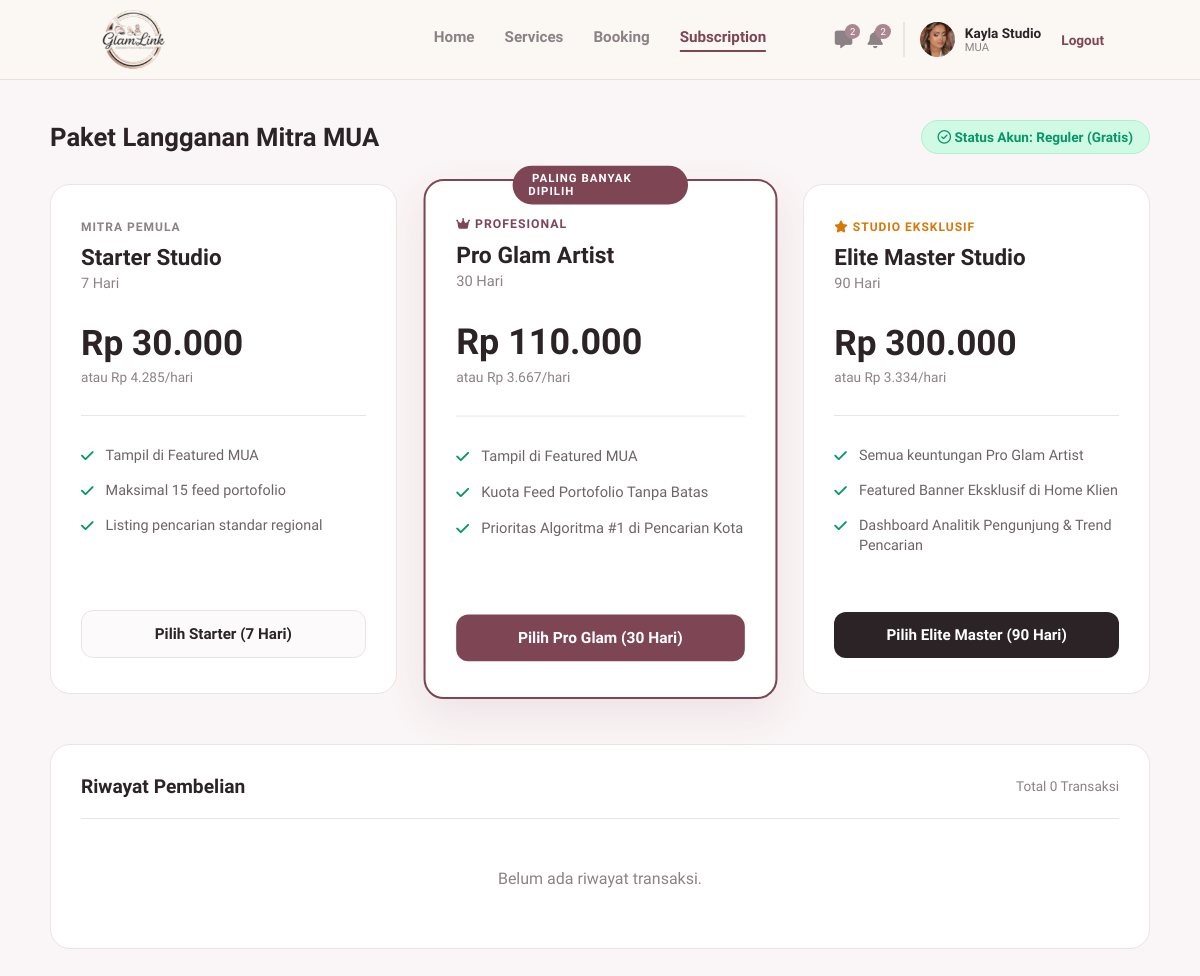
Page /mua/subscription.php (signed in) on the earlier database version.
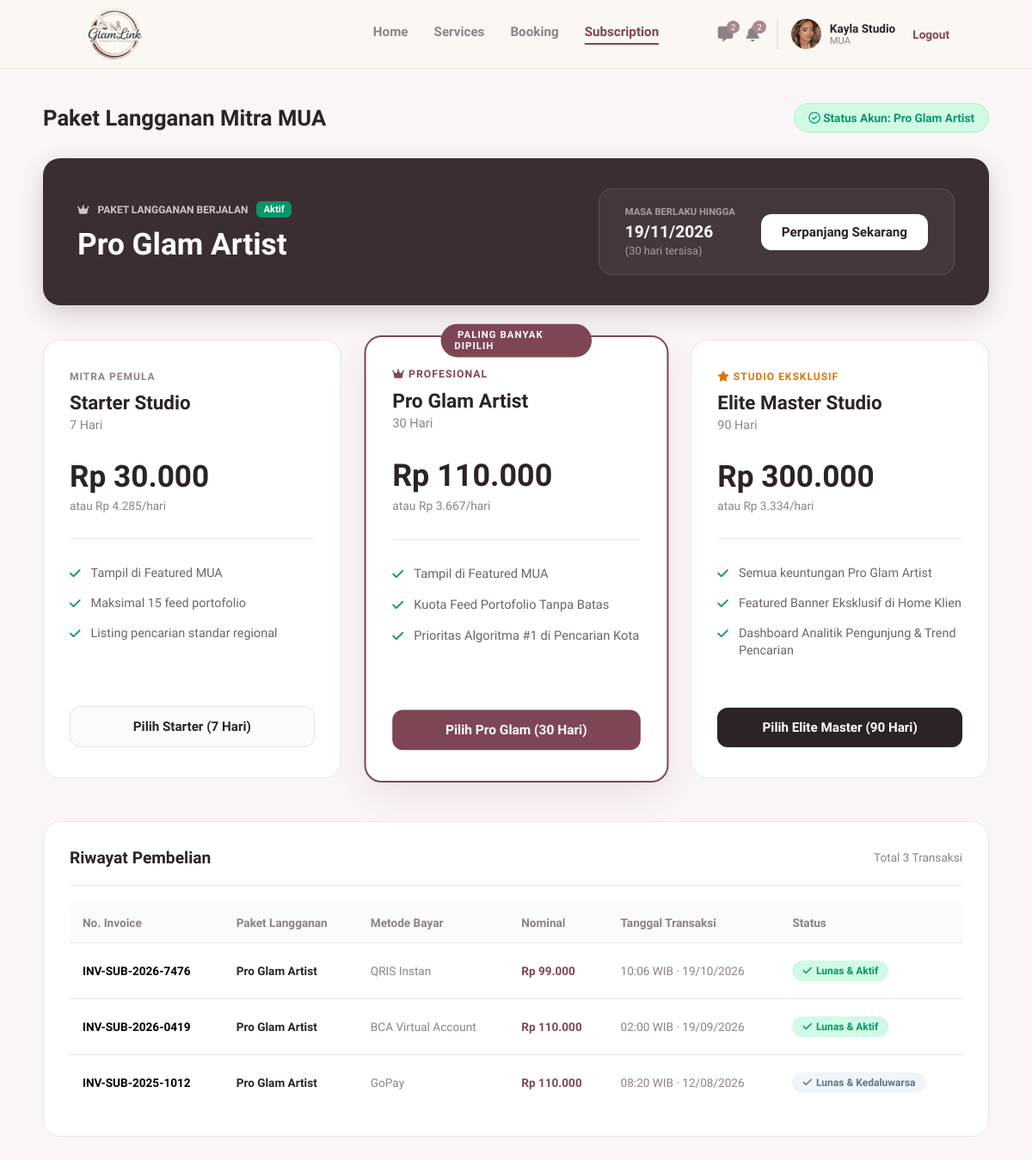
Same page on the later database version.
### tables this page shows
CREATE TABLE `users` (
  `id_user` int(11) NOT NULL,
  `nama` varchar(100) NOT NULL,
  `email` varchar(100) NOT NULL,
  `nomor_telepon` varchar(20) DEFAULT NULL,
  `nama_brand` varchar(150) DEFAULT NULL,
  `bio` text DEFAULT NULL,
  `lokasi` varchar(150) DEFAULT NULL,
  `foto_profil` varchar(255) DEFAULT NULL,
  `password` varchar(255) NOT NULL,
  `role` enum('mua','pelanggan','admin') NOT NULL,
  `dibuat_pada` timestamp NOT NULL DEFAULT current_timestamp(),
  `status_verifikasi` enum('pending','approved','rejected') NOT NULL DEFAULT 'approved',
  `alasan_tolak` varchar(255) DEFAULT NULL
);

CREATE TABLE `mua_subscriptions` (
  `id_transaksi` int(11) NOT NULL,
  `no_invoice` varchar(50) NOT NULL,
  `id_mua` int(11) NOT NULL,
  `id_paket` int(11) NOT NULL,
  `metode_bayar` varchar(50) NOT NULL,
  `nominal_bayar` int(11) NOT NULL,
  `tanggal_transaksi` timestamp NOT NULL DEFAULT current_timestamp(),
  `tanggal_berakhir` date NOT NULL,
  `status` enum('aktif','kedaluwarsa','menunggu') NOT NULL DEFAULT 'aktif'
);

CREATE TABLE `subscription_packages` (
  `id_paket` int(11) NOT NULL,
  `nama_paket` varchar(100) NOT NULL,
  `durasi_hari` int(11) NOT NULL,
  `harga` int(11) NOT NULL
);

### mua/subscription.php (the view, shortened to what this page needs)
<?php
require '../koneksi.php';
$id_mua = $_SESSION['id_user'];
$q_aktif = mysqli_query($koneksi, "
    SELECT ms.*, sp.nama_paket
    FROM mua_subscriptions ms
    JOIN subscription_packages sp ON ms.id_paket = sp.id_paket
    WHERE ms.id_mua = '$id_mua' AND ms.status = 'aktif' AND ms.tanggal_berakhir >= CURDATE()
    ORDER BY ms.tanggal_berakhir DESC LIMIT 1
");
$sub_aktif = mysqli_fetch_assoc($q_aktif);
$status_akun = "Reguler (Gratis)";
$paket_berjalan = null;
$sisa_hari = 0;
$tgl_berakhir = "-";
if ($sub_aktif) {
    $status_akun = $sub_aktif['nama_paket'];
    $paket_berjalan = $sub_aktif['nama_paket'];
    $tgl_berakhir = date('d/m/Y', strtotime($sub_aktif['tanggal_berakhir']));
    $date1 = new DateTime(date('Y-m-d'));
    $date2 = new DateTime($sub_aktif['tanggal_berakhir']);
    $sisa_hari = $date1->diff($date2)->days;
}
$q_riwayat = mysqli_query($koneksi, "
    SELECT ms.*, sp.nama_paket
    FROM mua_subscriptions ms
    JOIN subscription_packages sp ON ms.id_paket = sp.id_paket
    WHERE ms.id_mua = '$id_mua'
    ORDER BY ms.tanggal_transaksi DESC
");
$riwayat = [];
if($q_riwayat) {
    while ($row = mysqli_fetch_assoc($q_riwayat)) {
        $riwayat[] = $row;
    }
}
?>
<!DOCTYPE html>
<html lang="id">
<head>
    <link rel="stylesheet" href="https://cdnjs.cloudflare.com/ajax/libs/font-awesome/6.4.0/css/all.min.css">
    <link rel="stylesheet" href="../assets/css/navbar.css">
    <link rel="stylesheet" href="../assets/css/mua_subscription.css">
</head>
<body>
    <?php include '../navbar.php'; ?>
    <main class="sub-main">
        <div class="page-header">
            <h2>Paket Langganan Mitra MUA</h2>
            <div class="status-badge-top"><i class="fa-regular fa-circle-check"></i> Status Akun: <?php echo $status_akun; ?></div>
        </div>
        <?php if ($paket_berjalan): ?>
        <div class="active-sub-banner">
            <div class="asb-left">
                <div class="asb-label"><i class="fa-solid fa-crown"></i> PAKET LANGGANAN BERJALAN <span class="badge-aktif">Aktif</span></div>
                <h3><?php echo $paket_berjalan; ?></h3>
            </div>
            <div class="asb-right">
                <div class="asb-expiry">
                    <span class="exp-label">MASA BERLAKU HINGGA</span>
                    <span class="exp-date"><?php echo $tgl_berakhir; ?></span>
                    <span class="exp-days">(<?php echo $sisa_hari; ?> hari tersisa)</span>
                </div>
                <a href="subscription_pay.php" class="btn-perpanjang">Perpanjang Sekarang</a>
            </div>
        </div>
        <?php endif; ?>
        <div class="pricing-grid">
            <div class="pricing-card">
                <div class="pc-header">
                    <span class="pc-tier">MITRA PEMULA</span>
                    <h4>Starter Studio</h4>
                    <p class="pc-duration">7 Hari</p>
                </div>
                <div class="pc-price">
                    <h2>Rp 30.000</h2>
                    <p>atau Rp 4.285/hari</p>
                </div>
                <ul class="pc-features">
                    <li><i class="fa-solid fa-check text-green"></i> Tampil di Featured MUA</li>
                    <li><i class="fa-solid fa-check text-green"></i> Maksimal 15 feed portofolio</li>
                    <li><i class="fa-solid fa-check text-green"></i> Listing pencarian standar regional</li>
                </ul>
                <a href="subscription_pay.php?id_paket=1" class="btn-pilih outline">Pilih Starter (7 Hari)</a>
            </div>
            <div class="pricing-card popular">
                <div class="popular-badge"><i class="fa-solid fa-sparkles"></i> PALING BANYAK DIPILIH</div>
                <div class="pc-header">
                    <span class="pc-tier text-maroon"><i class="fa-solid fa-crown"></i> PROFESIONAL</span>
                    <h4>Pro Glam Artist</h4>
                    <p class="pc-duration">30 Hari</p>
                </div>
                <div class="pc-price text-maroon">
                    <h2>Rp 110.000</h2>
                    <p>atau Rp 3.667/hari</p>
                </div>
                <ul class="pc-features">
                    <li><i class="fa-solid fa-check text-green"></i> Tampil di Featured MUA</li>
                    <li><i class="fa-solid fa-check text-green"></i> Kuota Feed Portofolio Tanpa Batas</li>
                    <li><i class="fa-solid fa-check text-green"></i> Prioritas Algoritma #1 di Pencarian Kota</li>
                </ul>
                <a href="subscription_pay.php?id_paket=2" class="btn-pilih filled">Pilih Pro Glam (30 Hari)</a>
            </div>
            <div class="pricing-card">
                <div class="pc-header">
                    <span class="pc-tier text-yellow"><i class="fa-solid fa-star"></i> STUDIO EKSKLUSIF</span>
                    <h4>Elite Master Studio</h4>
                    <p class="pc-duration">90 Hari</p>
                </div>
                <div class="pc-price">
                    <h2>Rp 300.000</h2>
                    <p>atau Rp 3.334/hari</p>
                </div>
                <ul class="pc-features">
                    <li><i class="fa-solid fa-check text-green"></i> Semua keuntungan Pro Glam Artist</li>
                    <li><i class="fa-solid fa-check text-green"></i> Featured Banner Eksklusif di Home Klien</li>
                    <li><i class="fa-solid fa-check text-green"></i> Dashboard Analitik Pengunjung & Trend Pencarian</li>
                </ul>
                <a href="subscription_pay.php?id_paket=3" class="btn-pilih dark">Pilih Elite Master (90 Hari)</a>
            </div>
        </div>
        <div class="history-section">
            <div class="hs-header">
                <h3>Riwayat Pembelian</h3>
                <span>Total <?php echo count($riwayat); ?> Transaksi</span>
            </div>
            <?php if(count($riwayat) > 0): ?>
            <div class="table-responsive">
                <table class="history-table">
                    <thead>
                        <tr>
                            <th>No. Invoice</th>
                            <th>Paket Langganan</th>
                            <th>Metode Bayar</th>
                            <th>Nominal</th>
                            <th>Tanggal Transaksi</th>
                            <th>Status</th>
                        </tr>
                    </thead>
                    <tbody>
                        <?php foreach($riwayat as $r): ?>
                        <tr>
                            <td style="font-weight:600; font-size:0.85rem;"><?php echo htmlspecialchars($r['no_invoice']); ?></td>
                            <td style="font-weight:600; color:#2b2326; font-size:0.85rem;"><?php echo htmlspecialchars($r['nama_paket']); ?></td>
                            <td style="color:#8c8286; font-size:0.85rem;"><?php echo htmlspecialchars($r['metode_bayar']); ?></td>
                            <td style="color:#7E4655; font-weight:600; font-size:0.85rem;">Rp <?php echo number_format($r['nominal_bayar'], 0, ',', '.'); ?></td>
                            <td style="color:#8c8286; font-size:0.85rem;"><?php echo date('H:i \W\I\B \· d/m/Y', strtotime($r['tanggal_transaksi'])); ?></td>
                            <td>
                                <?php if($r['status'] == 'aktif'): ?>
                                    <span class="badge-status aktif"><i class="fa-solid fa-check"></i> Lunas & Aktif</span>
                                <?php else: ?>
                                    <span class="badge-status exp"><i class="fa-solid fa-check"></i> Lunas & Kedaluwarsa</span>
                                <?php endif; ?>
                            </td>
                        </tr>
                        <?php endforeach; ?>
                    </tbody>
                </table>
            </div>
            <?php else: ?>
                <div style="padding: 30px; text-align: center; color: #8c8286;">Belum ada riwayat transaksi.</div>
            <?php endif; ?>
        </div>
    </main>
</body>
</html>

### navbar.php (shortened to what this page needs)
<?php
$path_prefix = in_array(basename(dirname($_SERVER['PHP_SELF'])), ['mua', 'klien']) ? '../' : '';
$nav_logged_in = isset($_SESSION['status_login']) && $_SESSION['status_login'] == true;
$nav_role = isset($_SESSION['role']) ? $_SESSION['role'] : '';
if ($nav_logged_in && in_array($nav_role, ['mua', 'pelanggan']) && isset($koneksi)) {
    $id_mua_nav = $_SESSION['id_user'];
    $nav_query = mysqli_query($koneksi, "SELECT nama, nama_brand, foto_profil, status_verifikasi FROM users WHERE id_user = '$id_mua_nav'");
    $nav_profil = mysqli_fetch_assoc($nav_query);
}
?>
<header class="navbar">
    <div class="logo">
        <a href="<?php echo $path_prefix; ?>index.php">
            <img src="<?php echo $path_prefix; ?>assets/img/logo.png" alt="GlamLink">
        </a>
    </div>
    <?php if (!$nav_logged_in): ?>
        <div class="nav-links">
            <a href="<?php echo $path_prefix; ?>login.php" class="btn-text">Masuk</a>
            <a href="<?php echo $path_prefix; ?>login.php" class="btn-outline">Masuk Sebagai MUA</a>
            <a href="<?php echo $path_prefix; ?>register.php" class="btn-filled">Daftar</a>
        </div>
    <?php elseif ($nav_role == 'mua'): ?>
        <?php if (($nav_profil['status_verifikasi'] ?? 'approved') === 'approved'): ?>
        <div class="nav-menu-mua">
            <a href="<?php echo $path_prefix; ?>mua/index.php">Home</a>
            <a href="<?php echo $path_prefix; ?>mua/services.php">Services</a>
            <a href="<?php echo $path_prefix; ?>mua/booking.php">Booking</a>
            <a href="<?php echo $path_prefix; ?>mua/subscription.php">Subscription</a>
        </div>
        <?php endif; ?>
        <div class="nav-profile-mua">
            <div class="nav-icons">
                <a href="#" class="icon-btn"><i class="fa-solid fa-message"></i><span class="badge">2</span></a>
                <a href="#" class="icon-btn"><i class="fa-solid fa-bell"></i><span class="badge">2</span></a>
            </div>
            <div class="profile-info">
                <?php if(!empty($nav_profil['foto_profil'])): ?>
                    <img src="<?php echo $path_prefix; ?>assets/img/<?php echo htmlspecialchars($nav_profil['foto_profil']); ?>" alt="Profile">
                <?php else: ?>
                    <div style="width:35px;height:35px;background:#e0d8da;border-radius:50%;display:flex;align-items:center;justify-content:center;color:#fff;font-size:0.8rem;"><i class="fa-solid fa-user"></i></div>
                <?php endif; ?>
                <div class="profile-text">
                    <span class="brand-name"><?php echo htmlspecialchars($nav_profil['nama_brand'] ?? 'Nama Brand'); ?></span>
                    <span class="role-text"><?php echo ($nav_profil['status_verifikasi'] ?? 'approved') === 'approved' ? 'MUA' : 'Belum terverifikasi'; ?></span>
                </div>
            </div>
            <a href="<?php echo $path_prefix; ?>logout.php" class="logout-link">Logout</a>
        </div>
    <?php endif; ?>
</header>

### assets/css/navbar.css (style rules this page uses)
:root { --gl-primary: #7E4655; --gl-primary-dark: #623642; --gl-soft: #f0e6e9; }
.navbar { position: fixed; inset: 0 0 auto 0; height: 80px; display: flex; align-items: center; justify-content: space-between; padding: 0 8%; background-color: #FBF8F4; border-bottom: 1px solid #eadfe0; box-sizing: border-box; z-index: 1000; font-family: 'Plus Jakarta Sans', sans-serif; }
.navbar .logo { display: flex; align-items: center; }
.navbar .logo img { display: block; height: 60px; width: auto; }
.nav-menu-mua { display: flex; gap: 30px; font-weight: 600; font-size: 0.95rem; position: absolute; left: 50%; transform: translateX(-50%); }
.nav-menu-mua a { text-decoration: none; color: #8c8286; transition: 0.3s; font-family: 'Plus Jakarta Sans', sans-serif; }
.nav-menu-mua a:hover, .nav-menu-mua a.active { color: var(--gl-primary); }
.nav-menu-mua a.active { border-bottom: 2px solid var(--gl-primary); padding-bottom: 4px; }
.nav-profile-mua { display: flex; align-items: center; gap: 20px; }
.nav-icons { display: flex; gap: 15px; }
.nav-icons .icon-btn { position: relative; color: #8c8286; font-size: 1.1rem; text-decoration: none; }
.nav-icons .badge { position: absolute; top: -6px; right: -8px; background-color: #A98790; color: white; font-size: 0.6rem; padding: 2px 5px; border-radius: 50%; }
.profile-info { display: flex; align-items: center; gap: 10px; border-left: 2px solid #eae5e3; padding-left: 15px; }
.profile-info img { width: 35px; height: 35px; border-radius: 50%; object-fit: cover; }
.profile-text { display: flex; flex-direction: column; }
.profile-text .brand-name { font-weight: 700; color: #2b2326; font-size: 0.85rem; }
.profile-text .role-text { font-size: 0.7rem; color: #8c8286; }
.logout-link { color: var(--gl-primary); font-size: 0.85rem; text-decoration: none; font-weight: 600; }

Differences in the rows shown:
added mua_subscriptions: id_paket.nama_paket "Pro Glam Artist", tanggal_berakhir "19/11/2026", tanggal_berakhir "30", no_invoice "INV-SUB-2026-7476", metode_bayar "QRIS Instan", nominal_bayar "99.000", tanggal_transaksi "10:06 WIB · 19/10/2026", status "aktif" (drawn)
added mua_subscriptions: no_invoice "INV-SUB-2026-0419", id_paket.nama_paket "Pro Glam Artist", metode_bayar "BCA Virtual Account", nominal_bayar "110.000", tanggal_transaksi "02:00 WIB · 19/09/2026", status "aktif" (drawn)
added mua_subscriptions: no_invoice "INV-SUB-2025-1012", id_paket.nama_paket "Pro Glam Artist", metode_bayar "GoPay", nominal_bayar "110.000", tanggal_transaksi "08:20 WIB · 12/08/2026", status "kedaluwarsa" (drawn)
Other differences:
count($riwayat): "0" → "3"
$status_akun: "Reguler (Gratis)" → (not shown)
text no longer shown: "Belum ada riwayat transaksi."
text now shown: "PAKET LANGGANAN BERJALAN Aktif MASA BERLAKU HINGGA ( hari tersisa) Perpanjang Sekarang No. Invoice Paket Langganan Metode Bayar Nominal Tanggal Transaksi Status"
